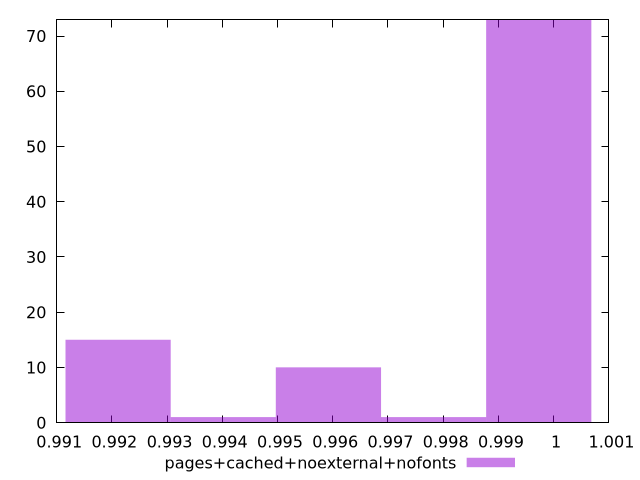

Write the gnuplot code that produced this figure.
$_pagesCachedNoexternalNofonts <<EOF
0.9997301795007101 73
0.9921131876568952 15
0.9959216835788026 10
0.9940174356178488 1
0.9978259315397563 1
EOF
set key outside below
set terminal pngcairo
set output "report_00005_2020-11-02T22-26-11.212Z/first-cpu-idle/pages+cached+noexternal+nofonts//hist.png"
set yrange [0:73]
set boxwidth 0.0019042479609537334
set style fill transparent solid 0.5 noborder
plot $_pagesCachedNoexternalNofonts title "pages+cached+noexternal+nofonts" with boxes ,
